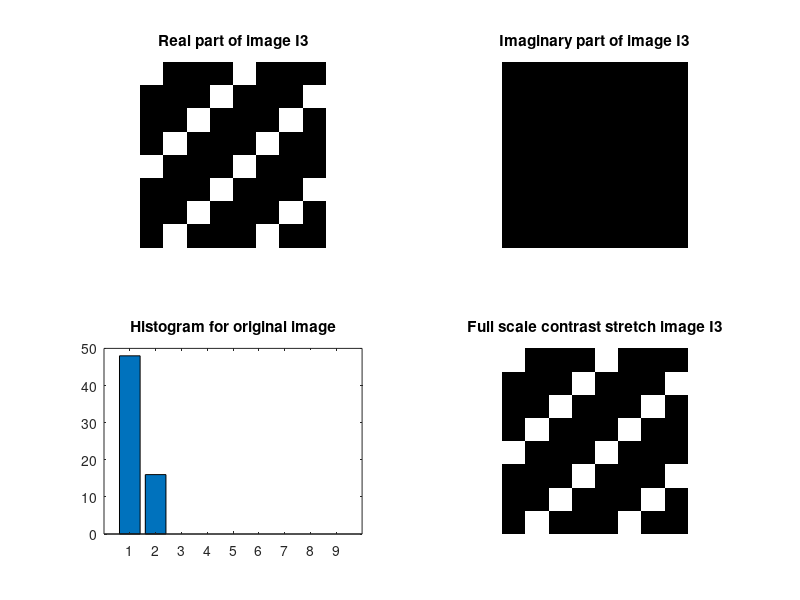

MATLAB code to generate this figure:
clc;
I3=zeros(8,8);
[cols,rows]=meshgrid(0:7,0:7);
I3=cos(2*pi/8*(2.0*cols+2.0*rows));
fprintf(1,'%s\n','Re[I3]:');
disp(round(real(I3) * 10^4)*10^(-4));

subplot(2,2,1);
imshow(real(I3));
title('Real part of image I3');
fprintf(1,'%s\n','Im[I3]:');
disp(round(imag(I3) * 10^4)*10^(-4));

subplot(2,2,2);
imshow(imag(I3));
title('Imaginary part of image I3');
h=sum(hist(I3,0:8)');

subplot(2,2,3);
bar(h);
title('Histogram for original image');

A=min(min(abs(I3)));
B=max(max(abs(I3)));

k=8;
J=zeros(8,8);
for m=1:8
    for n=1:8
        J(m,n)=(((k-1)/(B-A))*(I3(m,n)-A));
    end
end

%figure(4);
subplot(2,2,4);
imshow(J);
title('Full scale contrast stretch image I3');
print (figure(1),'Q3','-dpng');%writing out image for LaTeX purpose

y=fftshift(fft2(I3));
fprintf(1,'%s\n','Re[DFT(I3)]:');
disp(round(real(y) * 10^4)*10^(-4));

fprintf(1,'%s\n','Im[DFT(I3)]:');
disp(round(imag(y) * 10^4)*10^(-4));